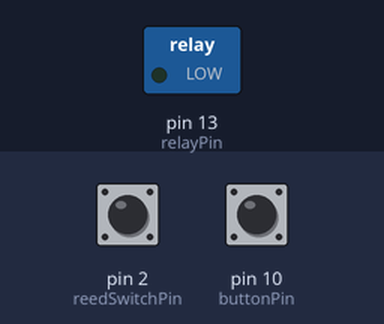
Simulated run of this sketch. Board: Arduino Uno, built with avr-gcc and run on an emulated ATmega328P. Parts: switched loads named in the sketch (green lamp = pin HIGH). The test bench sets the inputs (shaded band); at power-on: pin 2 (reedSwitchPin) LOW, pin 10 (buttonPin) LOW.

Above: at 1.2 s.
1.3 s: pin 2 (reedSwitchPin) pulled HIGH for 0.15 s
At 1.6 s:
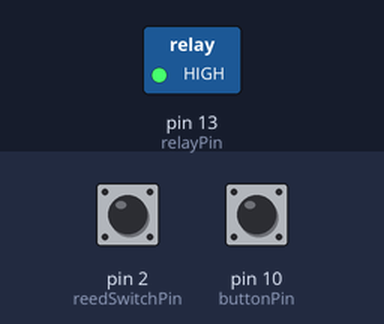
2.9 s: pin 10 (buttonPin) pulled HIGH for 0.15 s
At 4.0 s:
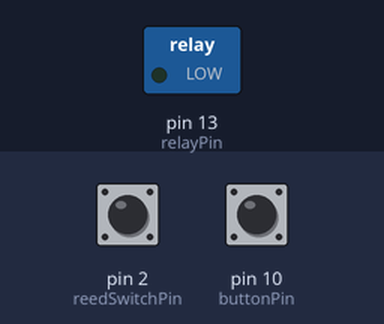
4.5 s: pin 2 (reedSwitchPin) pulled HIGH for 1 s
At 5.5 s:
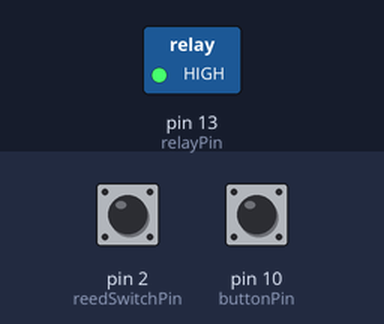
Timing chart, 0 to 7.5 s (numbered marks = the images above; inputs shaded):
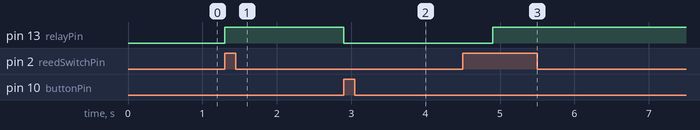

Measured:
- after the input at 1.3 s, pin 13 (relayPin): LOW → HIGH at once
- after the input at 2.9 s, pin 13 (relayPin): HIGH → LOW at once
- after the input at 4.5 s, pin 13 (relayPin): LOW → HIGH after 0.40 s

The sketch:

ParachuteDropRide.ino
```cpp
/*
  Parachute Drop Ride - Are the chutes all the way DOWN? If so, allow it to turn OFF if so desired

  Turns on and off a RELAY connected to digital pin 13,
  when checking a REED SWITCH attached to pin 2.

  The circuit:
  - RELAY attached from pin 13 to ground
  - REED SWITCH attached to pin 2 from +5V
  - 10K resistor attached to pin 2 from ground

  - Note: on most Arduinos there is already an LED on the board
    attached to pin 13.
*/

const int reedSwitchPin = 2;     // the number of the pushbutton pin
const int relayPin =  13;      // the number of the LED pin
const int buttonPin =  10;      // the number of the LED pin

// variables will change:
int sensorState = 0;         // variable for reading the REED SWITCH status
int buttonState = 0;
bool bMotorInMotion = false;

void setup() {
  // initialize the RELAY pin as an output:
  pinMode(relayPin, OUTPUT);
  // initialize the REED SWITCH pin as an input:
  pinMode(reedSwitchPin, INPUT);
  // initialize the pushbutton pin as an input:
  pinMode(buttonPin, INPUT);
}

void loop() {
  // read the state of the pushbutton value:
  buttonState = digitalRead(buttonPin);

    // check if the button is pressed. If it is, the sensorState is HIGH:
    if (buttonState == HIGH and bMotorInMotion == false) {
      digitalWrite(relayPin, LOW);   //start motor
      bMotorInMotion = true;
      delay(2000);  // wait to clear magnet range
      }

  sensorState = digitalRead(reedSwitchPin);

    if (sensorState == HIGH) {
      digitalWrite(relayPin, HIGH);   //stop motor
      bMotorInMotion = false;
      }

}
```
